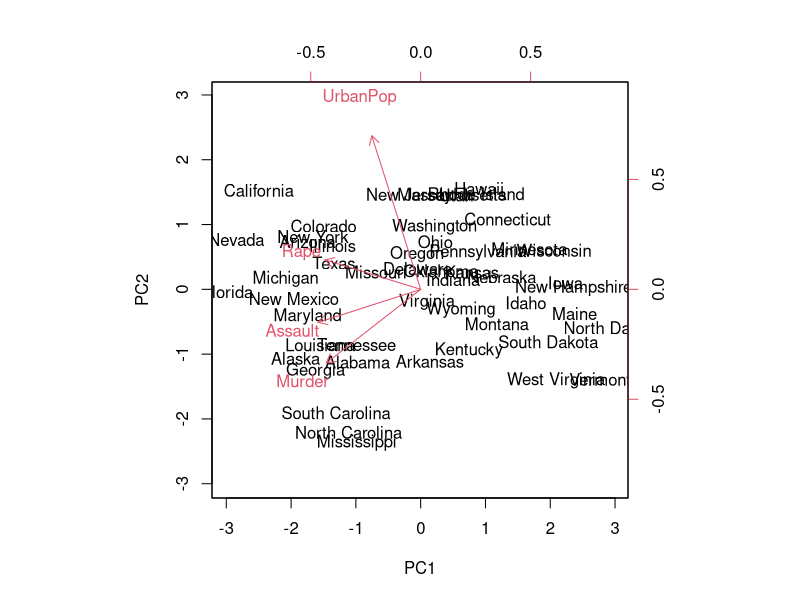
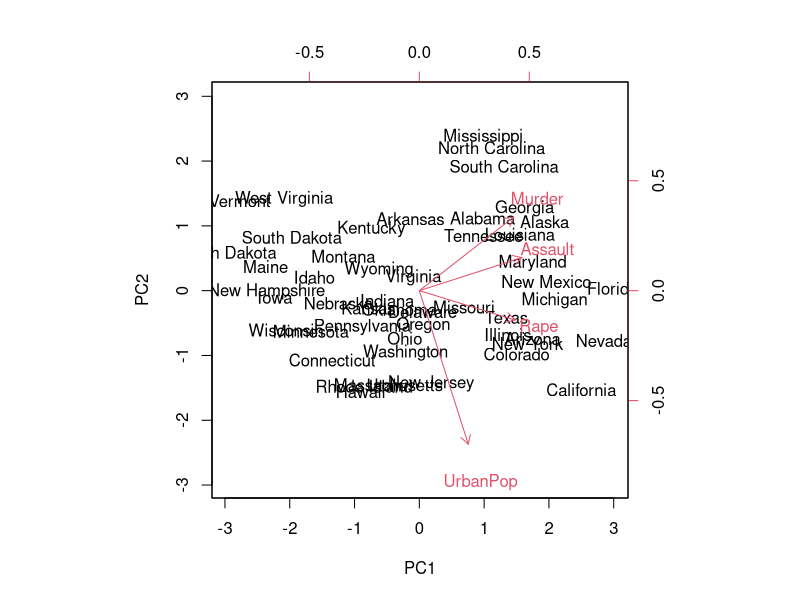
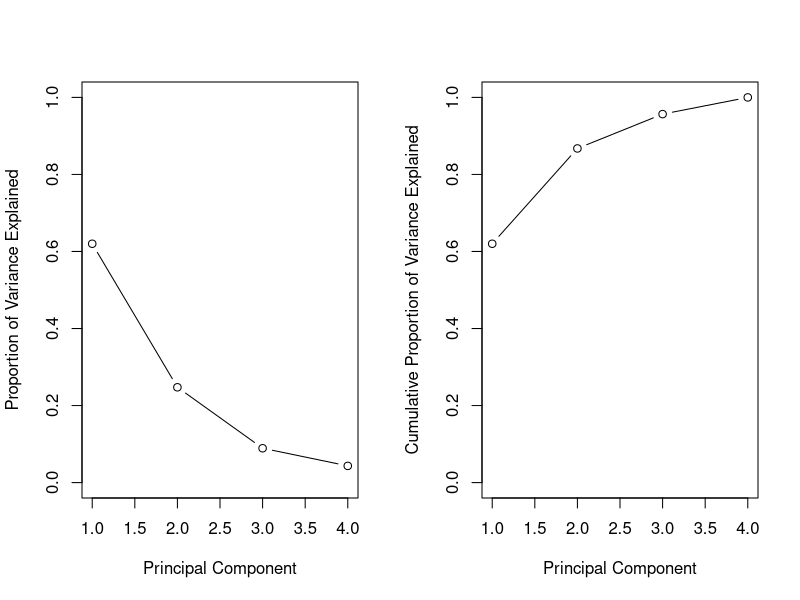

Generate these figures, in order, with R:
## ---- chunk 1
data("USArrests")
states <- row.names(USArrests)
states
## ---- chunk 2
names(USArrests)
## ---- chunk 3
apply(USArrests, 2, mean)
## ---- chunk 4
apply(USArrests, 2, var)
## ---- chunk 5
pr.out <- prcomp(USArrests, scale = TRUE)
## ---- chunk 6
names(pr.out)
## ---- chunk 7
pr.out$center
pr.out$scale
## ---- chunk 8
pr.out$rotation
## ---- chunk 9
dim(pr.out$x)
## ---- chunk 10
biplot(pr.out, scale = 0)
## ---- chunk 11
pr.out$rotation = -pr.out$rotation
pr.out$x = -pr.out$x
biplot(pr.out, scale = 0)
## ---- chunk 12
pr.out$sdev
## ---- chunk 13
pr.var <- pr.out$sdev^2
pr.var
## ---- chunk 14
pve <- pr.var / sum(pr.var)
pve
## ---- chunk 15
par(mfrow = c(1, 2))
plot(pve, xlab = "Principal Component",
    ylab = "Proportion of Variance Explained", ylim = c(0, 1),
    type = "b")
plot(cumsum(pve), xlab = "Principal Component",
    ylab = "Cumulative Proportion of Variance Explained",
    ylim = c(0, 1), type = "b")
## ---- chunk 16
a <- c(1, 2, 8, -3)
cumsum(a)
## ---- chunk 17
X <- data.matrix(scale(USArrests))
pcob <- prcomp(X)
summary(pcob)
## ---- chunk 18
sX <- svd(X)
names(sX)
round(sX$v, 3)
## ---- chunk 19
pcob$rotation
## ---- chunk 20
t(sX$d * t(sX$u))
pcob$x
## ---- chunk 21
nomit <- 20
set.seed(15)
ina <- sample(seq(50), nomit)
inb <- sample(1:4, nomit, replace = TRUE)
Xna <- X
index.na <- cbind(ina, inb)
Xna[index.na] <- NA
## ---- chunk 22
fit.svd <- function(X, M = 1) {
   svdob <- svd(X)
   with(svdob,
       u[, 1:M, drop = FALSE] %*%
       (d[1:M] * t(v[, 1:M, drop = FALSE]))
     )
}
## ---- chunk 23

## ---- chunk 24
Xhat <- Xna
xbar <- colMeans(Xna, na.rm = TRUE)
Xhat[index.na] <- xbar[inb]
## ---- chunk 25
thresh <- 1e-7
rel_err <- 1
iter <- 0
ismiss <- is.na(Xna)
mssold <- mean((scale(Xna, xbar, FALSE)[!ismiss])^2)
mss0 <- mean(Xna[!ismiss]^2)
## ---- chunk 26
while(rel_err > thresh) {
    iter <- iter + 1
    # Step 2(a)
    Xapp <- fit.svd(Xhat, M = 1)
    # Step 2(b)
    Xhat[ismiss] <- Xapp[ismiss]
    # Step 2(c)
    mss <- mean(((Xna - Xapp)[!ismiss])^2)
    rel_err <- (mssold - mss) / mss0
    mssold <- mss
    cat("Iter:", iter, "MSS:", mss,
      "Rel. Err:", rel_err, "\n")
    }
## ---- chunk 27
cor(Xapp[ismiss], X[ismiss])
